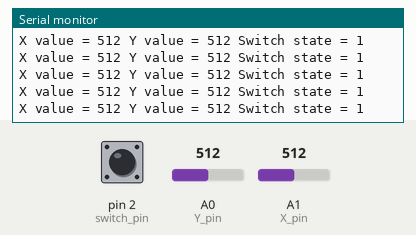
Bench run of a sketch on a simulated Arduino Uno, built with avr-gcc and run on an emulated ATmega328P. Shown: the last lines printed to the serial monitor. Inputs (shaded band) come from the test bench; at power-on: A0 (Y_pin) = 512, A1 (X_pin) = 512, pin 2 (switch_pin) HIGH.

Above: at 1.2 s.
1.3 s: A0 (Y_pin) set to 108
At 1.41 s:
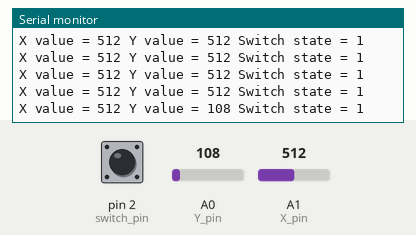
4.3 s: A0 (Y_pin) set to 90
At 4.32 s:
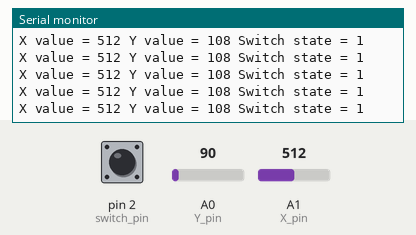
5.8 s: A1 (X_pin) set to 110
At 5.82 s:
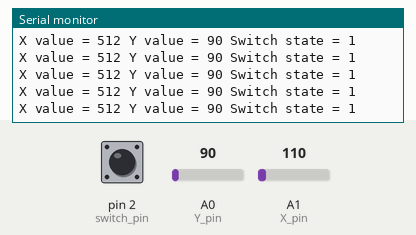
7.3 s: A1 (X_pin) set to 94
At 7.32 s:
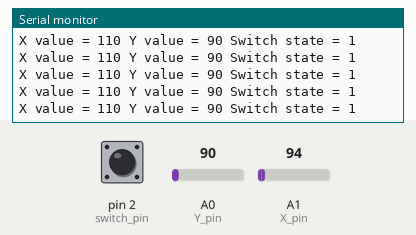
10.3 s: A0 (Y_pin) set to 11
At 10.3 s:
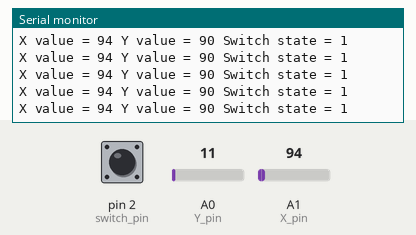
11.8 s: A0 (Y_pin) set to 8
At 11.81 s:
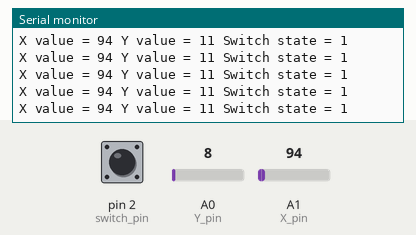
Timing chart, 0 to 14.8 s (numbered marks = the images above; inputs shaded):
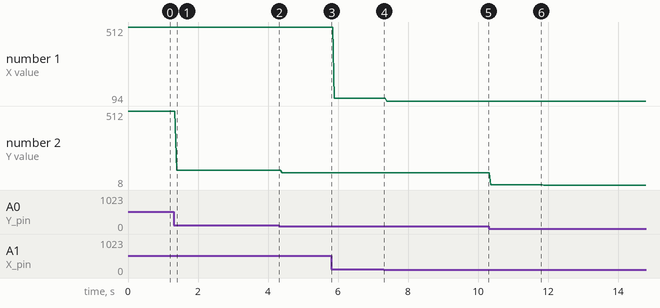

Measured:
- after the input at 1.3 s, the serial monitor: prints a new line after 0.09 s (image 1)
- plotted number 1: 512 → 110 after the input at 5.8 s, 110 → 94 after the input at 7.3 s
- plotted number 2: 512 → 108 after the input at 1.3 s, 108 → 90 after the input at 4.3 s, 90 → 11 after the input at 10.3 s, 11 → 8 after the input at 11.8 s

The sketch:

32_Joysticks_Intro.ino
```cpp
int X_pin = A1;
int Y_pin = A0;
int switch_pin = 2;

int X_val;
int Y_val;
int switch_val;

void setup() {
  // put your setup code here, to run once:
  Serial.begin(9600);

  pinMode(X_pin, INPUT);
  pinMode(Y_pin, INPUT);
  pinMode(switch_pin, INPUT_PULLUP);
  // INPUT_PULLUP to set the pin as INPUT and additionally use Arduino's internal resistor specifically as a pullup resistor
}

void loop() {
  // put your main code here, to run repeatedly:
  X_val = analogRead(X_pin);
  Y_val = analogRead(Y_pin);

  switch_val = digitalRead(switch_pin);

  Serial.print("X value = ");
  Serial.print(X_val);
  Serial.print(" Y value = ");
  Serial.print(Y_val);
  Serial.print(" Switch state = ");
  Serial.println(switch_val);
}
```
